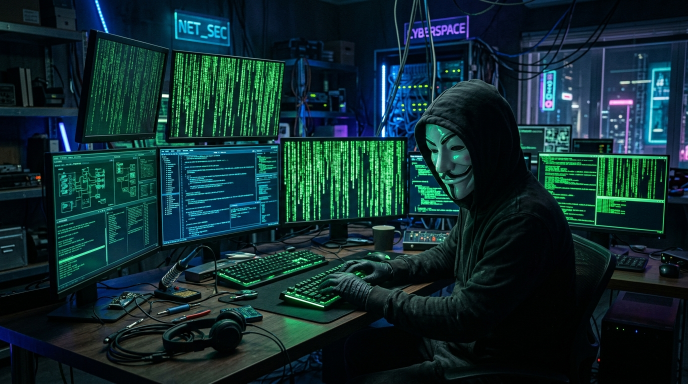
#> input picture assets/hero_banner_hq.jpg, 1376 x 768 px (shown at 1/2 size)
$ python create_gif.py
#> lines starting #> are read from the running program, lines starting #| are printed output that depends on the picture
from PIL import Image, ImageDraw, ImageFont
import random

# Load original image and resize to keep GIF size manageable
try:
    base_img = Image.open('assets/hero_banner_hq.jpg').convert('RGBA')
    base_img = base_img.resize((800, 450), Image.Resampling.LANCZOS)
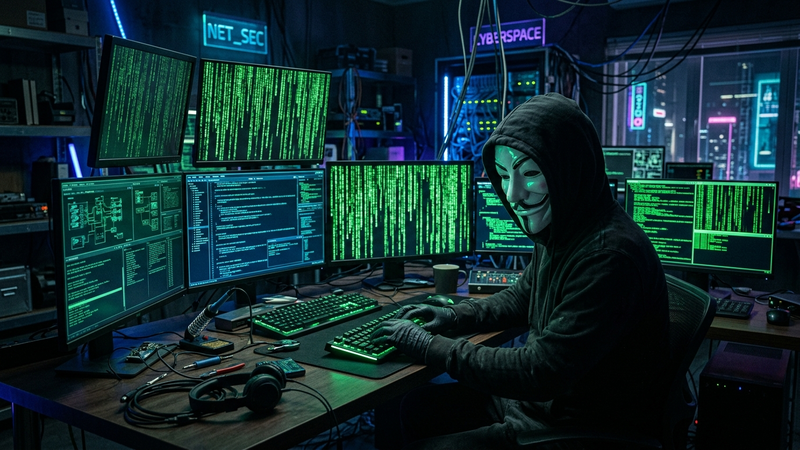
#> base_img: PIL image 800x450 RGBA; mean R, G, B, A 17.2, 44.5, 47.6, 255
except Exception as e:
    print(f"Error loading image: {e}")
    exit(1)

width, height = base_img.size
#> width = 800; height = 450

# Setup frames
frames = []
num_frames = 20
scanline_height = 100

# Setup matrix rain
chars = "0101#@!$*^%&ABCDEFGHIJKLMNOPQRSTUVWXYZ"
columns = 15
font_size = 14
try:
    font = ImageFont.truetype("arial.ttf", font_size)
except:
    font = ImageFont.load_default()

matrix_drops = []
for _ in range(columns):
    x = random.randint(0, width - 20)
    y = random.randint(-400, 0)
    speed = random.randint(10, 30)
    col_chars = [random.choice(chars) for _ in range(20)]
    matrix_drops.append({'x': x, 'y': y, 'speed': speed, 'chars': col_chars})

for i in range(num_frames):
    # Create a fresh copy of the base image for this frame
    frame = base_img.copy()
    overlay = Image.new('RGBA', (width, height), (0, 0, 0, 0))
    draw = ImageDraw.Draw(overlay)

    # 1. Draw Matrix Rain
    for drop in matrix_drops:
        curr_y = drop['y']
        for char in drop['chars']:
            draw.text((drop['x'], curr_y), char, font=font, fill=(0, 255, 65, 180))
            curr_y += font_size

        # Move drop down
        drop['y'] += drop['speed']
        # Reset if off screen
        if drop['y'] > height:
            drop['y'] = random.randint(-400, -100)
            drop['x'] = random.randint(0, width - 20)

    # 2. Draw CRT Scanline
    scan_y = int((i / num_frames) * height)
    draw.rectangle([0, scan_y, width, scan_y + scanline_height], fill=(0, 255, 65, 30))
    draw.line([(0, scan_y), (width, scan_y)], fill=(57, 255, 20, 150), width=2)

    # Combine frame and overlay
    frame = Image.alpha_composite(frame, overlay)

    # Flicker effect (darken random frames slightly)
    if i % 5 == 0:
        dark_overlay = Image.new('RGBA', (width, height), (0, 0, 0, 50))
        frame = Image.alpha_composite(frame, dark_overlay)

    frames.append(frame.convert('RGB'))
#> this loop made 20 passes
#> pass 1, `frame = Image.alpha_composite(frame, overlay)`:
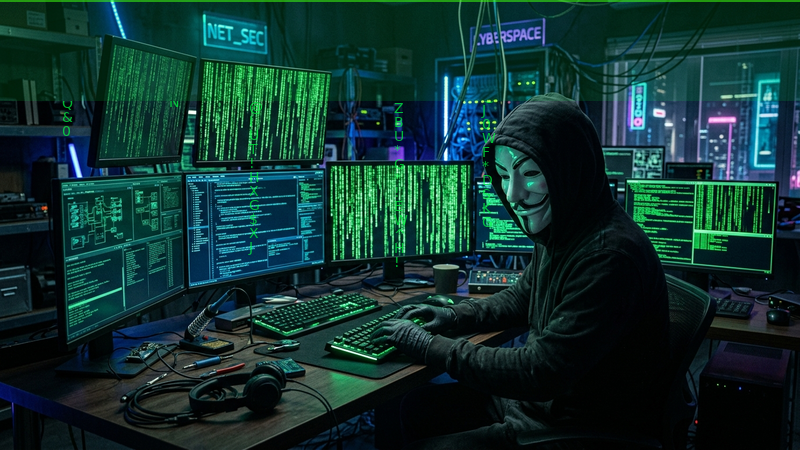
#> frame: PIL image 800x450 RGBA; mean R, G, B, A 17, 51, 47.8, 255
#> pass 1, `frame = Image.alpha_composite(frame, dark_overlay)`:
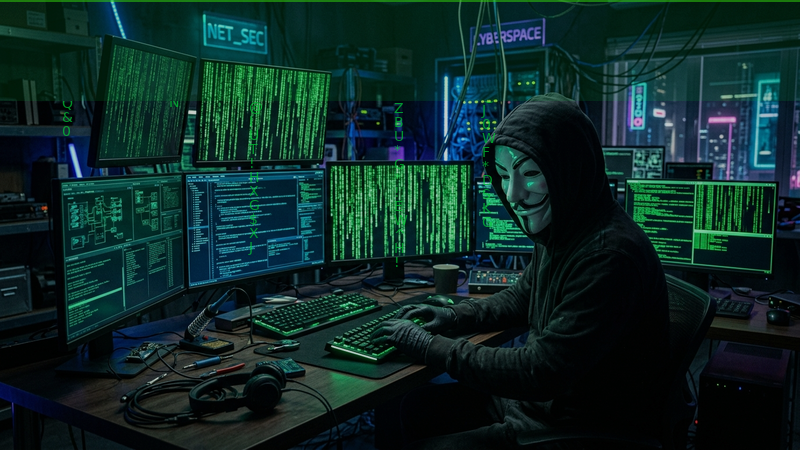
#> frame: PIL image 800x450 RGBA; mean R, G, B, A 13.7, 41, 38.5, 255
#> after the loop:
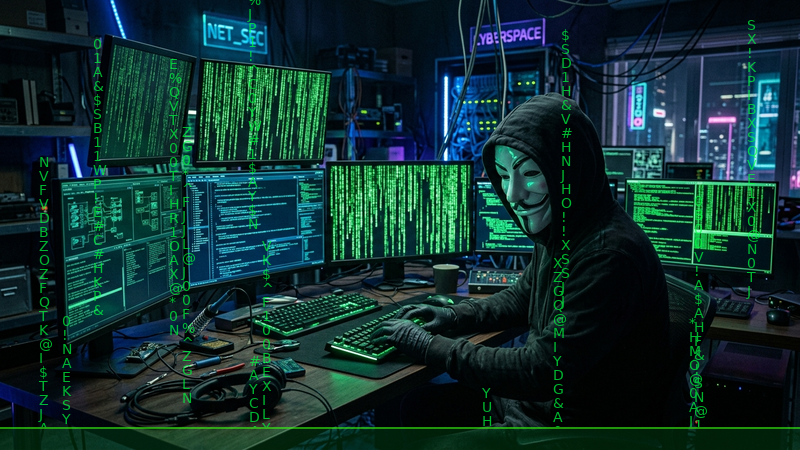
#> frame: PIL image 800x450 RGBA; mean R, G, B, A 17.1, 48.8, 48.1, 255
#> after the loop:
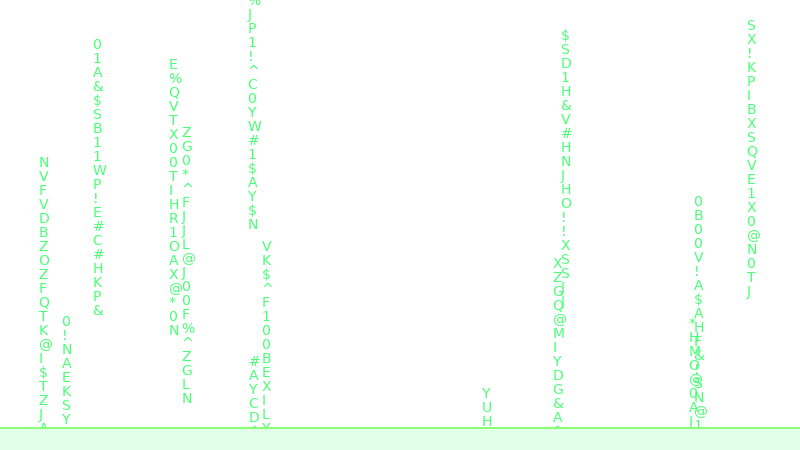
#> overlay: PIL image 800x450 RGBA; mean R, G, B, A 0.3, 20, 4.9, 4.9; transparent parts drawn white
#> after the loop, drop = {'x': 561, 'y': 46, 'speed': 19, 'chars': ['$', 'S', 'D', '1', 'H', '&', 'V', '#', 'H', 'N', 'J', 'H', 'O', '!', '!', 'X', 'S', 'S', 'J', 'J']}; frames = 20 items

# Save as GIF
print("Saving GIF...")
frames[0].save(
    'assets/hero_banner_hq_animated.gif',
    save_all=True,
    append_images=frames[1:],
    duration=100,
    loop=0,
    optimize=True
)
print("GIF created successfully!")
